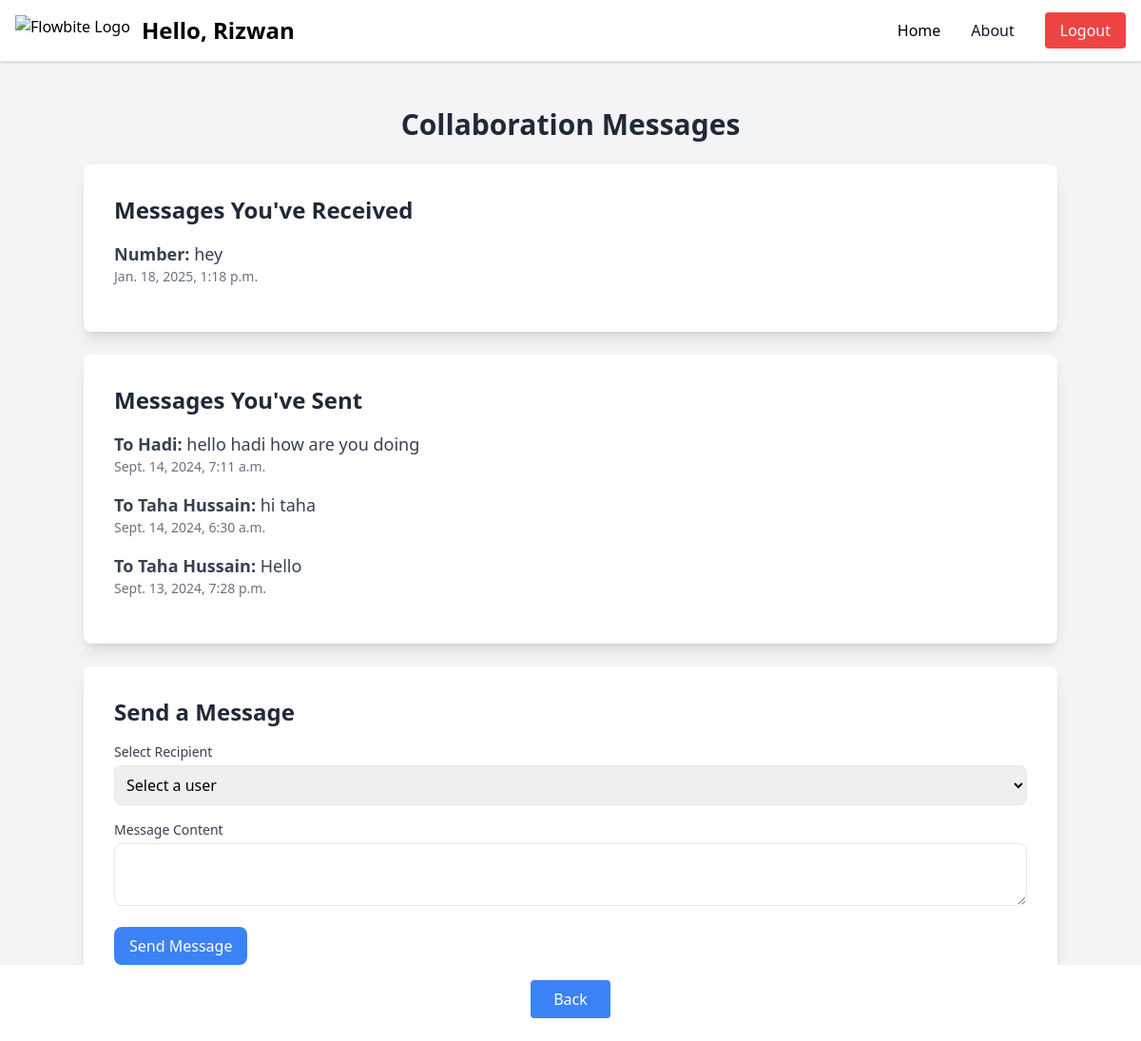
Page /collab/ (signed in) on the committed database.
### main/models.py (models this page shows, shortened)
class Message(models.Model):
    sender = models.ForeignKey(User, on_delete=models.CASCADE, related_name='sent_messages')
    recipient = models.ForeignKey(User, on_delete=models.CASCADE, related_name='received_messages')
    content = models.TextField()
    timestamp = models.DateTimeField(auto_now_add=True)

### main/views.py (the view, shortened to what this page needs)
# urls.py: path('collab/', views.collab_view, name='collab'),
@login_required
def collab_view(request):
    received_messages = Message.objects.filter(recipient=request.user).order_by('-timestamp')
    sent_messages = Message.objects.filter(sender=request.user).order_by('-timestamp')
    users = User.objects.exclude(id=request.user.id)
    return render(request, 'collab.html', {
        'received_messages': received_messages,
        'sent_messages': sent_messages,
        'users': users
    })

### templates/collab.html (shortened to what this page needs)
<!DOCTYPE html>
<html lang="en">
<head>
    <script src="https://cdn.tailwindcss.com"></script>
</head>
{%include 'header.html'%}
<body class="bg-gray-100">
    <div class="container mx-auto py-12">
        <h1 class="text-3xl font-bold text-gray-800 mb-6 text-center">Collaboration Messages</h1>
        <div class="bg-white p-8 rounded-lg shadow-lg mb-6">
            <h2 class="text-2xl font-semibold text-gray-800 mb-4">Messages You've Received</h2>
            {% if received_messages %}
                <ul>
                    {% for message in received_messages %}
                        <li class="mb-4">
                            <p class="text-lg text-gray-700"><strong>{{ message.sender.username }}:</strong> {{ message.content }}</p>
                            <p class="text-sm text-gray-500">{{ message.timestamp }}</p>
                        </li>
                    {% endfor %}
                </ul>
            {% else %}
                <p>No messages received yet.</p>
            {% endif %}
        </div>
        <div class="bg-white p-8 rounded-lg shadow-lg mb-6">
            <h2 class="text-2xl font-semibold text-gray-800 mb-4">Messages You've Sent</h2>
            {% if sent_messages %}
                <ul>
                    {% for message in sent_messages %}
                        <li class="mb-4">
                            <p class="text-lg text-gray-700"><strong>To {{ message.recipient.username }}:</strong> {{ message.content }}</p>
                            <p class="text-sm text-gray-500">{{ message.timestamp }}</p>
                        </li>
                    {% endfor %}
                </ul>
            {% else %}
                <p>No messages sent yet.</p>
            {% endif %}
        </div>
        <div class="bg-white p-8 rounded-lg shadow-lg">
            <h2 class="text-2xl font-semibold text-gray-800 mb-4">Send a Message</h2>
            <form method="POST">
                <div class="mb-4">
                    <label for="recipient" class="block text-sm font-medium text-gray-700">Select Recipient</label>
                    <select id="recipient" name="recipient" class="mt-1 p-2 w-full border rounded-lg" required>
                        <option value="" disabled selected>Select a user</option>
                    </select>
                </div>
                <div class="mb-4">
                    <label for="content" class="block text-sm font-medium text-gray-700">Message Content</label>
                    <textarea id="content" name="content" class="mt-1 p-2 w-full border rounded-lg" required></textarea>
                </div>
                <div>
                    <button type="submit" class="bg-blue-500 text-white px-4 py-2 rounded-lg">Send Message</button>
                </div>
            </form>
        </div>
    </div>
</body>
{%include 'footer.html'%}
</html>

### templates/header.html (shortened to what this page needs)
{% load static %}
<!DOCTYPE html>
<html lang="en">
<head>
    <script src="https://cdn.tailwindcss.com"></script>
</head>
<body class="bg-gray-100 flex flex-col min-h-screen">
    <nav class="bg-white border-b border-gray-200 dark:bg-gray-900 dark:border-gray-700 shadow">
        <div class="max-w-screen-xl mx-auto flex flex-wrap items-center justify-between p-4">
            <a href="#" class="flex items-center space-x-3 rtl:space-x-reverse">
                <img src="https://seeklogo.com/images/I/its-logo-D8F21DA8FE-seeklogo.com.png" class="h-8" alt="Flowbite Logo" />
                <span class="self-center text-2xl font-semibold whitespace-nowrap dark:text-white">Hello, {{ request.user }}</span>
            </a>
            <div class="hidden w-full md:block md:w-auto" id="navbar-default">
                <ul class="font-medium flex flex-col p-4 md:p-0 mt-4 border border-gray-100 rounded-lg bg-gray-50 md:flex-row md:space-x-8 rtl:space-x-reverse md:mt-0 md:border-0 md:bg-white dark:bg-gray-800 md:dark:bg-gray-900 dark:border-gray-700">
                    <li>
                        <a href="{% url 'dashboard' %}" class="block py-2 px-3 text-white  rounded md:bg-transparent md:text-black md:p-0 dark:text-white hover:text-blue-500 md:hover:text-blue-700 md:dark:text-blue-500" aria-current="page">Home</a>
                    </li>
                    <li>
                        <a href="{% url 'about' %}" class="block py-2 px-3 text-gray-900 rounded hover:bg-gray-100 md:hover:bg-transparent md:border-0 md:hover:text-blue-700 md:p-0 dark:text-white md:dark:hover:text-blue-500 dark:hover:bg-gray-700 dark:hover:text-white md:dark:hover:bg-transparent">About</a>
                    </li>
                    <li>
                        <a href="{% url 'logout' %}" class="bg-red-500 text-white py-2 px-4 rounded hover:bg-red-600">Logout</a>
                    </li>
                </ul>
            </div>
        </div>
    </nav>
</body>
</html>

### rows in the picture
Message: sender.username "Number", content "hey", timestamp "Jan. 18, 2025, 1:18 p.m."
Message: recipient.username "Hadi", content "hello hadi how are you doing", timestamp "Sept. 14, 2024, 7:11 a.m."
Message: recipient.username "Taha Hussain", content "hi taha", timestamp "Sept. 14, 2024, 6:30 a.m."
Message: recipient.username "Taha Hussain", content "Hello", timestamp "Sept. 13, 2024, 7:28 p.m."

### other values in the picture
{{ request.user }} "Rizwan"
